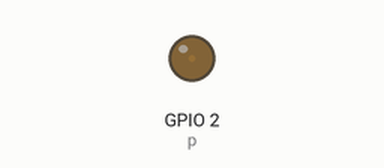
A program run on a simulated ESP32 board running MicroPython. Shown: output pins drawn as LEDs (lit = HIGH). What the program prints to the serial console is not drawn.

Above: at 0.05 s.
At 1.95 s:
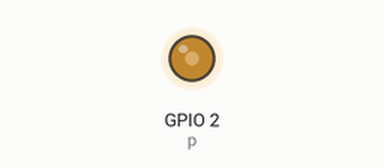
At 3.85 s:
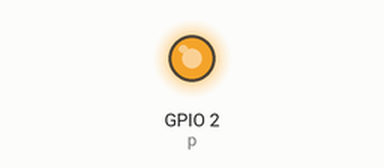
At 7.65 s:
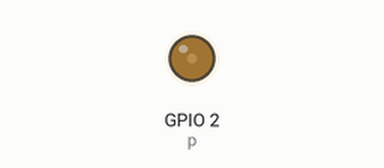
Timing chart, 0 to 11.1 s (numbered marks = the images above):
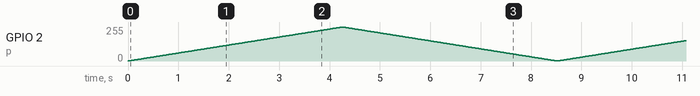

The program:

main.py
```python
# #################################################################################

from time import sleep
from machine import Pin, PWM

DUTY_MAX = 2**16 - 1

duty_u16 = 0
delta_d = 16

p = PWM(Pin(2), 1000, duty_u16=duty_u16)
print(p)

while True:
    p.duty_u16(duty_u16)

    sleep(1 / 1000)

    duty_u16 += delta_d
    if duty_u16 >= DUTY_MAX:
        duty_u16 = DUTY_MAX
        delta_d = -delta_d
    elif duty_u16 <= 0:
        duty_u16 = 0
        delta_d = -delta_d

# #################################################################################

# from machine import Pin
# from time import sleep
#
# led = Pin(2, Pin.OUT)
#
# while True:
#   led.value(not led.value())
#   sleep(0.1)

# #################################################################################

# import machine
#
# machine.freq()          # get the current frequency of the CPU
# machine.freq(240000000) # set the CPU frequency to 240 MHz

# #################################################################################

# from machine import Pin
#
# p0 = Pin(0, Pin.OUT)    # create output pin on GPIO0
# p0.on()                 # set pin to "on" (high) level
# p0.off()                # set pin to "off" (low) level
# p0.value(1)             # set pin to on/high
#
# p2 = Pin(2, Pin.IN)     # create input pin on GPIO2
# print(p2.value())       # get value, 0 or 1
#
# p4 = Pin(4, Pin.IN, Pin.PULL_UP) # enable internal pull-up resistor
# p5 = Pin(5, Pin.OUT, value=1) # set pin high on creation
# p6 = Pin(6, Pin.OUT, drive=Pin.DRIVE_3) # set maximum drive strength

# #################################################################################

# def print_hi(name):
#     # Use a breakpoint in the code line below to debug your script.
#     print(f'Hi, {name}')  # Press Ctrl+F8 to toggle the breakpoint.
#
#
# # Press the green button in the gutter to run the script.
# if __name__ == '__main__':
#     print_hi('PyCharm')
#
# # See PyCharm help at https://www.jetbrains.com/help/pycharm/
```
